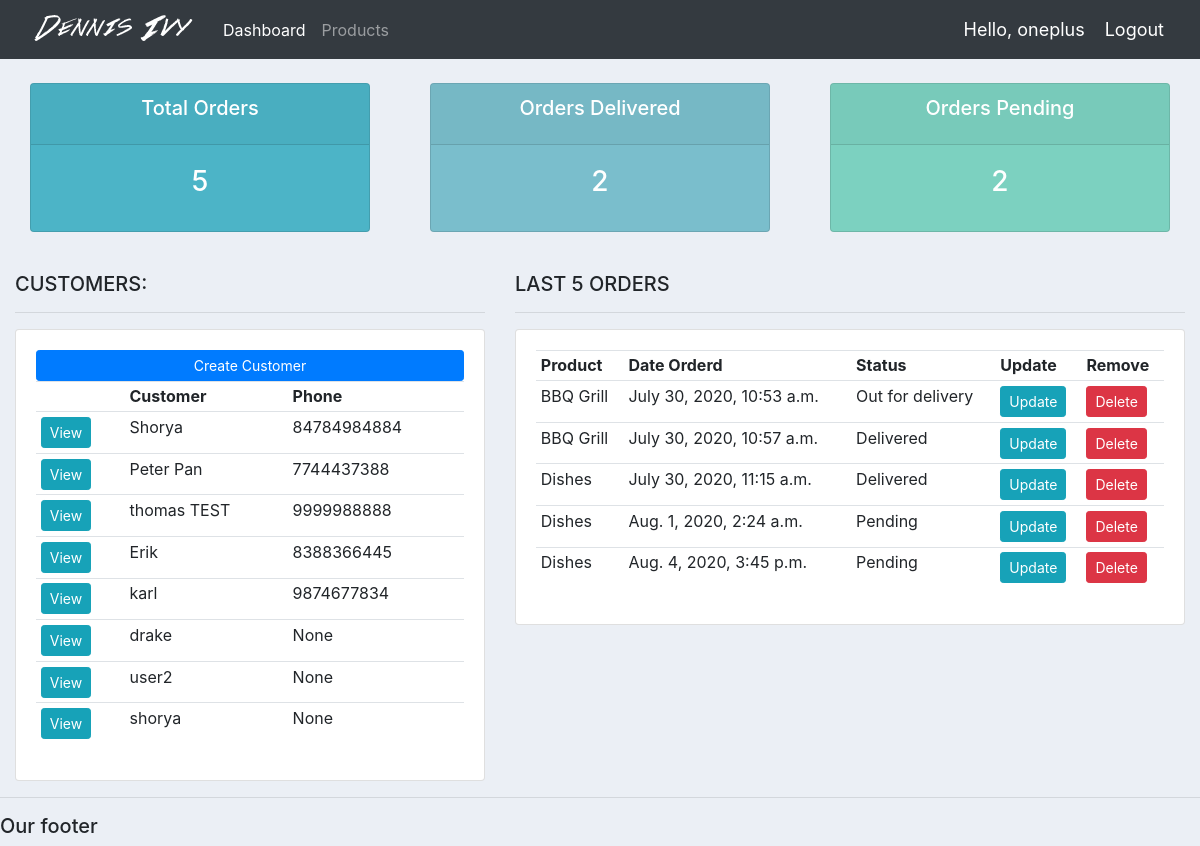
The page / (signed in) on the database its author committed.
### accounts/models.py (models this page shows, shortened)
class Customer(models.Model):
    user = models.OneToOneField(User, null=True, blank= True, on_delete=models.CASCADE)
    name = models.CharField(max_length=200, null = True)
    phone = models.CharField(max_length=200, null = True)
    email = models.CharField(max_length=200, null = True)
    profile_pic = models.ImageField(default = "profile2_f5ruxaX.png", null=True, blank=True)
    date_created = models.DateTimeField(auto_now_add=True, null = True)

class Order(models.Model):
    STATUS = (
        ('Pending', 'Pending'),
        ('Out for delivery','Out for delivery'),
        ('Delivered','Delivered'),
    )
    customer = models.ForeignKey(Customer, null=True, on_delete = models.SET_NULL)
    product = models.ForeignKey(Product, null=True, on_delete = models.SET_NULL)
    date_created = models.DateTimeField(auto_now_add=True, null = True)
    status = models.CharField(max_length=200 , null = True , choices = STATUS)

class Product(models.Model):
    CATEGORY  = (
        ('Indoor','Indoor'),
        ('Out Door','Out Door'),
    )
    name = models.CharField(max_length=200, null = True)
    price = models.FloatField(null = True)
    category = models.CharField(max_length=200, null = True, choices = CATEGORY)
    description = models.CharField(max_length=200, null = True, blank=True)
    tags = models.ManyToManyField(Tag)
    def __str__(self):
        return self.name

### accounts/decorators.py (the view)
    def wrapper_function(request, *args, **kwargs):
        group =None
        if request.user.groups.exists():
            group = request.user.groups.all()[0].name
        if group == 'customer':
            return redirect('user-page')
        if group == 'admin':
            return view_func(request, *args, **kwargs)

### accounts/views.py (called while the page is built)
@login_required(login_url='login')
@admin_only
def home(request):
    orders = Order.objects.all()
    customers = Customer.objects.all()
    total_customers = customers.count()
    total_orders = orders.count()
    delivered = orders.filter(status = "Delivered").count()
    pending = orders.filter(status = "Pending").count()
    context =  {'orders':orders,'customers':customers,'total_orders':total_orders,
                'delivered':delivered,'pending':pending}
    return render(request, 'accounts/dashboard.html',context)

### accounts/templates/accounts/dashboard.html
{% extends 'accounts/main.html'%}
{% block content %}
{% include 'accounts/status.html' %}
<br>
<div class="row">
	<div class="col-md-5">
		<h5>CUSTOMERS:</h5>
		<hr>
		<div class="card card-body">
			<a class="btn btn-primary  btn-sm btn-block" href="">Create Customer</a>
			<table class="table table-sm">
				<tr>
					<th></th>
					<th>Customer</th>
					<th>Phone</th>
				</tr>
				{% for customer in customers %}
				<tr>
					<td><a class ="btn btn-sm btn-info" href="{%  url 'customers' customer.id %}">View</a></td>
					<td>{{ customer.name }}</td>
					<td>{{ customer.phone }}</td>
				</tr>
				{% endfor %}
			</table>
		</div>
	</div>
	<div class="col-md-7">
		<h5>LAST 5 ORDERS</h5>
		<hr>
		<div class="card card-body">
			<table class="table table-sm">
				<tr>
					<th>Product</th>
					<th>Date Orderd</th>
					<th>Status</th>
					<th>Update</th>
					<th>Remove</th>
				</tr>
				{% for order in orders %}
				<tr>
					<td>{{ order.product }}</td>
					<td>{{ order.date_created }}</td>
					<td>{{ order.status }}</td>
					<td><a class ="btn btn-sm btn-info" href="{% url 'update_order' order.id %}">Update</a></td>
					<td><a class ="btn btn-sm btn-danger" href="{% url 'delete_order' order.id %}">Delete</a></td>
				</tr>
				{% endfor %}
			</table>
		</div>
	</div>
</div>
{% endblock %}

### accounts/templates/accounts/main.html (shortened to what this page needs)
{% load static %}
<html>
    <head>
        <link rel="stylesheet" href="https://stackpath.bootstrapcdn.com/bootstrap/4.3.1/css/bootstrap.min.css">
    <link rel="stylesheet"  type ="text/css" href="{% static '/css/main.css' %}">
    </head>
    <body>
        {% include 'accounts/navbar.html'%}
        <div class="container-fluid">
            {% block content %}
            {% endblock %}
    </div>
        <hr>
        <h5>Our footer</h5>
    </body>
</html>

### accounts/templates/accounts/navbar.html (shortened to what this page needs)
{% load static %}
<nav class="navbar navbar-expand-lg navbar-dark bg-dark">
    <img src="{% static '/images/logo.png/' %}" >
    <div class="collapse navbar-collapse" id="navbarNavAltMarkup">
      <div class="navbar-nav">
      {% if request.user.is_staff %}
        <a class="nav-item nav-link active" href="{% url 'home' %}">Dashboard</a>
        <a class="nav-item nav-link" href="{% url 'products' %}">Products</a>
      {% else %}
        <a class="nav-item nav-link" href="{% url 'account' %}">Settings</a>
      {% endif %}
      </div>
    </div>
    <span class="hello-msg">Hello, {{ request.user }}</span>
    <span ><a class="hello-msg" href="{% url 'logout' %}">Logout</a></span>
  </nav>

### accounts/templates/accounts/status.html
<br>
<div class="row">
	<div class="col">
		<div class="col-md">
			<div class="card text-center text-white  mb-3" id="total-orders">
			  	<div class="card-header">
			  		<h5 class="card-title">Total Orders</h5>
			  	</div>
			  	<div class="card-body">
			    	<h3 class="card-title">{{total_orders}}</h3>
			  	</div>
			</div>
		</div>
	</div>
	<div class="col">
		<div class="col-md">
			<div class="card text-center text-white  mb-3" id="orders-delivered">
			  	<div class="card-header">
			  		<h5 class="card-title">Orders Delivered</h5>
			  	</div>
			  	<div class="card-body">
			    	<h3 class="card-title">{{delivered}}</h3>
			  	</div>
			</div>
		</div>
	</div>
	<div class="col">
		<div class="col-md">
			<div class="card text-center text-white  mb-3" id="orders-pending">
			  	<div class="card-header">
			  		<h5 class="card-title">Orders Pending</h5>
			  	</div>
			  	<div class="card-body">
			    	<h3 class="card-title">{{pending}}</h3>
			  	</div>
			</div>
		</div>
	</div>
</div>

### static/css/main.css (style rules this page uses)
body { background-color: #ebeff5; }
#total-orders { background-color: #4cb4c7; }
#orders-delivered { background-color: #7abecc; }
#orders-pending { background-color: #7CD1C0; }

### accounts/templates/accounts/navbar.html (style rules this page uses)
.hello-msg { font-size : 18px; color : #fff; margin-right: 20px; }

### rows shown on the page
Customer: name "Shorya", phone "84784984884"
Customer: name "Peter Pan", phone "7744437388"
Customer: name "thomas TEST", phone "9999988888"
Customer: name "Erik", phone "8388366445"
Customer: name "karl", phone "9874677834"
Customer: name "drake", phone "None"
Customer: name "user2", phone "None"
Customer: name "shorya", phone "None"
Order: product "BBQ Grill", date_created "July 30, 2020, 10:53 a.m.", status "Out for delivery"
Order: product "BBQ Grill", date_created "July 30, 2020, 10:57 a.m.", status "Delivered"
Order: product "Dishes", date_created "July 30, 2020, 11:15 a.m.", status "Delivered"
Order: product "Dishes", date_created "Aug. 1, 2020, 2:24 a.m.", status "Pending"
Order: product "Dishes", date_created "Aug. 4, 2020, 3:45 p.m.", status "Pending"

### other values the page prints
{{ request.user }} "oneplus"
{{ total_orders }} "5"
{{ delivered }} "2"
{{ pending }} "2"
